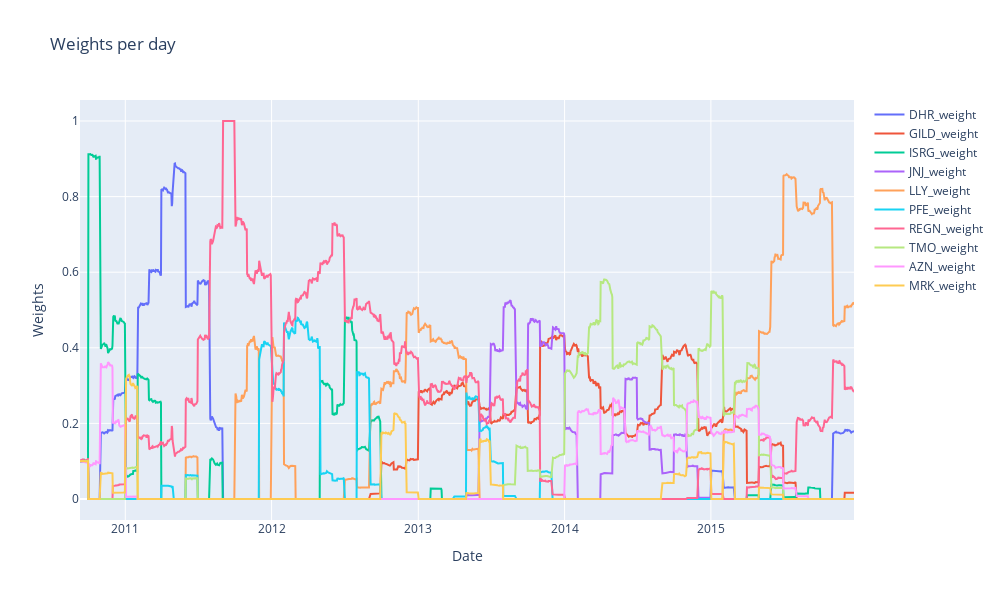

Here is the notebook cell this chart was saved with:
### Code cell
fig = go.Figure()

# Loop through each stock and add a trace for its shares
for stock in stocks:
    fig.add_trace(go.Scatter(x=stock_data.index, y=stock_data[stock + '_weight'], mode='lines', name=stock + '_weight'))

fig.update_layout(title='Weights per day',
                  xaxis_title='Date',
                  yaxis_title='Weights',
                  width=1000,
                  height=600)

fig.show()

### Figure 1 — Plotly figure (JSON) as saved in the notebook; plotly's stock layout.template omitted (floating-point values rounded to 4 significant figures; data arrays with more than 128 entries replaced by an {"elided": "..."} marker saying what was removed)
{"data": [{"mode": "lines", "name": "DHR_weight", "type": "scatter", "x": {"elided": "1333 str values"}, "y": {"elided": "1333 float values"}}, {"mode": "lines", "name": "GILD_weight", "type": "scatter", "x": {"elided": "1333 str values"}, "y": {"elided": "1333 float values"}}, {"mode": "lines", "name": "ISRG_weight", "type": "scatter", "x": {"elided": "1333 str values"}, "y": {"elided": "1333 float values"}}, {"mode": "lines", "name": "JNJ_weight", "type": "scatter", "x": {"elided": "1333 str values"}, "y": {"elided": "1333 float values"}}, {"mode": "lines", "name": "LLY_weight", "type": "scatter", "x": {"elided": "1333 str values"}, "y": {"elided": "1333 float values"}}, {"mode": "lines", "name": "PFE_weight", "type": "scatter", "x": {"elided": "1333 str values"}, "y": {"elided": "1333 float values"}}, {"mode": "lines", "name": "REGN_weight", "type": "scatter", "x": {"elided": "1333 str values"}, "y": {"elided": "1333 float values"}}, {"mode": "lines", "name": "TMO_weight", "type": "scatter", "x": {"elided": "1333 str values"}, "y": {"elided": "1333 float values"}}, {"mode": "lines", "name": "AZN_weight", "type": "scatter", "x": {"elided": "1333 str values"}, "y": {"elided": "1333 float values"}}, {"mode": "lines", "name": "MRK_weight", "type": "scatter", "x": {"elided": "1333 str values"}, "y": {"elided": "1333 float values"}}], "layout": {"height": 600, "title": {"text": "Weights per day"}, "width": 1000, "xaxis": {"title": {"text": "Date"}}, "yaxis": {"title": {"text": "Weights"}}}}
